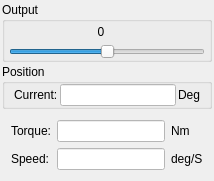
        <widget class="QWidget" name="pageOpenLoop">
         <layout class="QVBoxLayout" name="verticalLayout_9">
          <property name="spacing">
           <number>2</number>
          </property>
          <property name="leftMargin">
           <number>2</number>
          </property>
          <property name="topMargin">
           <number>2</number>
          </property>
          <property name="rightMargin">
           <number>2</number>
          </property>
          <property name="bottomMargin">
           <number>2</number>
          </property>
          <item>
           <widget class="QGroupBox" name="groupBox_11">
            <property name="title">
             <string>Output</string>
            </property>
            <layout class="QVBoxLayout" name="verticalLayout_16">
             <property name="spacing">
              <number>2</number>
             </property>
             <property name="leftMargin">
              <number>4</number>
             </property>
             <property name="topMargin">
              <number>0</number>
             </property>
             <property name="rightMargin">
              <number>4</number>
             </property>
             <property name="bottomMargin">
              <number>0</number>
             </property>
             <item>
              <widget class="QWidget" name="widget_20" native="true">
               <property name="minimumSize">
                <size>
                 <width>0</width>
                 <height>20</height>
                </size>
               </property>
               <property name="maximumSize">
                <size>
                 <width>16777215</width>
                 <height>20</height>
                </size>
               </property>
               <widget class="QLabel" name="labelOpenLoopOutput">
                <property name="geometry">
                 <rect>
                  <x>77</x>
                  <y>0</y>
                  <width>30</width>
                  <height>20</height>
                 </rect>
                </property>
                <property name="text">
                 <string>0</string>
                </property>
                <property name="alignment">
                 <set>Qt::AlignCenter</set>
                </property>
               </widget>
              </widget>
             </item>
             <item>
              <widget class="QSlider" name="sliderOpenloopOutput">
               <property name="mouseTracking">
                <bool>false</bool>
               </property>
               <property name="styleSheet">
                <string notr="true"/>
               </property>
               <property name="minimum">
                <number>-50</number>
               </property>
               <property name="maximum">
                <number>50</number>
               </property>
               <property name="orientation">
                <enum>Qt::Horizontal</enum>
               </property>
              </widget>
             </item>
            </layout>
           </widget>
          </item>
          <item>
           <widget class="QGroupBox" name="groupBox_10">
            <property name="title">
             <string>Position</string>
            </property>
            <layout class="QVBoxLayout" name="verticalLayout_15">
             <property name="topMargin">
              <number>0</number>
             </property>
             <property name="bottomMargin">
              <number>0</number>
             </property>
             <item>
              <widget class="QWidget" name="widget_21" native="true">
               <layout class="QHBoxLayout" name="horizontalLayout_13">
                <property name="spacing">
                 <number>2</number>
                </property>
                <property name="leftMargin">
                 <number>0</number>
                </property>
                <property name="topMargin">
                 <number>0</number>
                </property>
                <property name="rightMargin">
                 <number>0</number>
                </property>
                <property name="bottomMargin">
                 <number>0</number>
                </property>
                <item>
                 <widget class="QLabel" name="label_21">
                  <property name="text">
                   <string>Current:</string>
                  </property>
                 </widget>
                </item>
                <item>
                 <widget class="QLineEdit" name="editOpenLoopCurrentPos">
                  <property name="styleSheet">
                   <string notr="true">background-color: rgb(255, 255, 255);</string>
                  </property>
                  <property name="readOnly">
                   <bool>true</bool>
                  </property>
                 </widget>
                </item>
                <item>
                 <widget class="QLabel" name="label_22">
                  <property name="text">
                   <string>Deg</string>
                  </property>
                 </widget>
                </item>
               </layout>
              </widget>
             </item>
            </layout>
           </widget>
          </item>
          <item>
           <widget class="QWidget" name="widget_22" native="true">
            <layout class="QGridLayout" name="gridLayout_6">
             <item row="0" column="0">
              <widget class="QLabel" name="label_23">
               <property name="text">
                <string>Torque:</string>
               </property>
              </widget>
             </item>
             <item row="0" column="1">
              <widget class="QLineEdit" name="editOpenLoopTorque">
               <property name="maximumSize">
                <size>
                 <width>16777215</width>
                 <height>16777215</height>
                </size>
               </property>
               <property name="styleSheet">
                <string notr="true">background-color: rgb(255, 255, 255);</string>
               </property>
               <property name="readOnly">
                <bool>true</bool>
               </property>
              </widget>
             </item>
             <item row="0" column="2">
              <widget class="QLabel" name="label_24">
               <property name="text">
                <string>Nm</string>
               </property>
              </widget>
             </item>
             <item row="1" column="0">
              <widget class="QLabel" name="labelSpeed10">
               <property name="text">
                <string>Speed:</string>
               </property>
              </widget>
             </item>
             <item row="1" column="1">
              <widget class="QLineEdit" name="editOpenLoopSpeed">
               <property name="maximumSize">
                <size>
                 <width>16777215</width>
                 <height>16777215</height>
                </size>
               </property>
               <property name="styleSheet">
                <string notr="true">background-color: rgb(255, 255, 255);</string>
               </property>
               <property name="readOnly">
                <bool>true</bool>
               </property>
              </widget>
             </item>
             <item row="1" column="2">
              <widget class="QLabel" name="labelSpeed11">
               <property name="text">
                <string>deg/S</string>
               </property>
              </widget>
             </item>
            </layout>
           </widget>
          </item>
         </layout>
        </widget>
